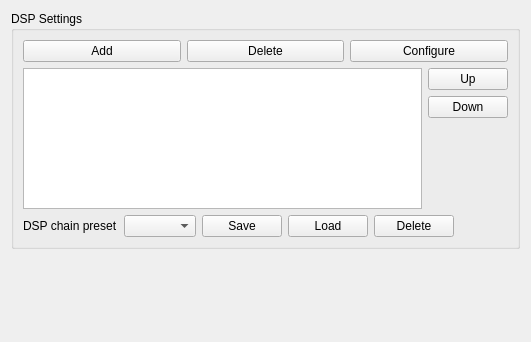
<?xml version="1.0" encoding="UTF-8"?>
<ui version="4.0">
 <class>DspPreferencesWidget</class>
 <widget class="QWidget" name="DspPreferencesWidget">
  <property name="geometry">
   <rect>
    <x>0</x>
    <y>0</y>
    <width>521</width>
    <height>342</height>
   </rect>
  </property>
  <property name="windowTitle">
   <string/>
  </property>
  <layout class="QVBoxLayout" name="verticalLayout">
   <item>
    <widget class="QGroupBox" name="groupBox">
     <property name="title">
      <string>DSP Settings</string>
     </property>
     <layout class="QFormLayout" name="formLayout_3">
      <item row="0" column="0" colspan="2">
       <layout class="QVBoxLayout" name="verticalLayout_2">
        <item>
         <layout class="QHBoxLayout" name="horizontalLayout">
          <property name="spacing">
           <number>6</number>
          </property>
          <item>
           <widget class="QPushButton" name="dspAddBtn">
            <property name="text">
             <string>Add</string>
            </property>
            <property name="icon">
             <iconset theme="list-add">
              <normaloff>.</normaloff>.</iconset>
            </property>
           </widget>
          </item>
          <item>
           <widget class="QPushButton" name="dspRmBtn">
            <property name="text">
             <string>Delete</string>
            </property>
            <property name="icon">
             <iconset theme="list-remove">
              <normaloff>.</normaloff>.</iconset>
            </property>
           </widget>
          </item>
          <item>
           <widget class="QPushButton" name="dspConfBtn">
            <property name="text">
             <string>Configure</string>
            </property>
            <property name="icon">
             <iconset theme="settings-configure">
              <normaloff>.</normaloff>.</iconset>
            </property>
           </widget>
          </item>
         </layout>
        </item>
        <item>
         <layout class="QHBoxLayout" name="horizontalLayout_2">
          <item>
           <widget class="QListView" name="dspListView"/>
          </item>
          <item>
           <layout class="QVBoxLayout" name="verticalLayout_3">
            <item>
             <widget class="QPushButton" name="dspUpBtn">
              <property name="text">
               <string>Up</string>
              </property>
              <property name="icon">
               <iconset theme="arrow-up">
                <normaloff>.</normaloff>.</iconset>
              </property>
             </widget>
            </item>
            <item>
             <widget class="QPushButton" name="dspDownBtn">
              <property name="text">
               <string>Down</string>
              </property>
              <property name="icon">
               <iconset theme="arrow-down">
                <normaloff>.</normaloff>.</iconset>
              </property>
             </widget>
            </item>
            <item>
             <spacer name="verticalSpacer">
              <property name="orientation">
               <enum>Qt::Vertical</enum>
              </property>
              <property name="sizeHint" stdset="0">
               <size>
                <width>20</width>
                <height>40</height>
               </size>
              </property>
             </spacer>
            </item>
           </layout>
          </item>
         </layout>
        </item>
       </layout>
      </item>
      <item row="1" column="0">
       <layout class="QHBoxLayout" name="horizontalLayout_4">
        <item>
         <widget class="QLabel" name="label">
          <property name="enabled">
           <bool>true</bool>
          </property>
          <property name="text">
           <string>DSP chain preset</string>
          </property>
         </widget>
        </item>
        <item>
         <widget class="QComboBox" name="presetsComboBox">
          <property name="enabled">
           <bool>true</bool>
          </property>
         </widget>
        </item>
        <item>
         <widget class="QPushButton" name="presetSaveBtn">
          <property name="enabled">
           <bool>true</bool>
          </property>
          <property name="text">
           <string>Save</string>
          </property>
          <property name="icon">
           <iconset theme="document-save">
            <normaloff>.</normaloff>.</iconset>
          </property>
         </widget>
        </item>
        <item>
         <widget class="QPushButton" name="presetLoadBtn">
          <property name="enabled">
           <bool>true</bool>
          </property>
          <property name="text">
           <string>Load</string>
          </property>
          <property name="icon">
           <iconset theme="document-open">
            <normaloff>.</normaloff>.</iconset>
          </property>
         </widget>
        </item>
        <item>
         <widget class="QPushButton" name="presetDelBtn">
          <property name="text">
           <string>Delete</string>
          </property>
          <property name="icon">
           <iconset theme="edit-delete"/>
          </property>
         </widget>
        </item>
       </layout>
      </item>
     </layout>
    </widget>
   </item>
   <item>
    <spacer name="verticalSpacer_3">
     <property name="orientation">
      <enum>Qt::Vertical</enum>
     </property>
     <property name="sizeHint" stdset="0">
      <size>
       <width>509</width>
       <height>133</height>
      </size>
     </property>
    </spacer>
   </item>
  </layout>
 </widget>
 <resources/>
 <connections/>
</ui>
